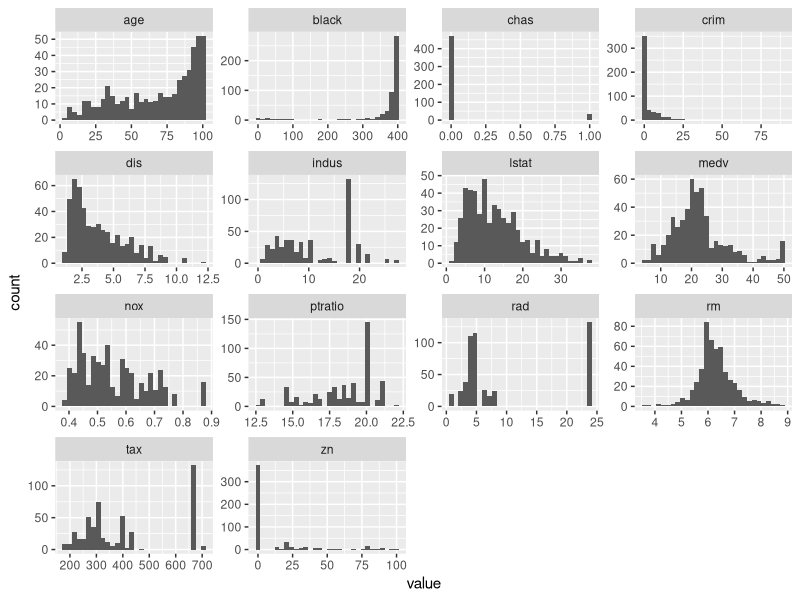
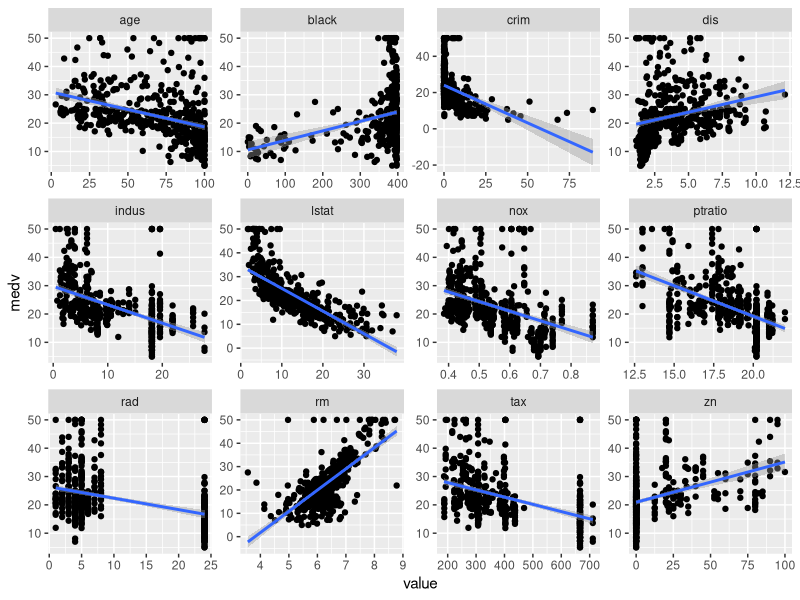
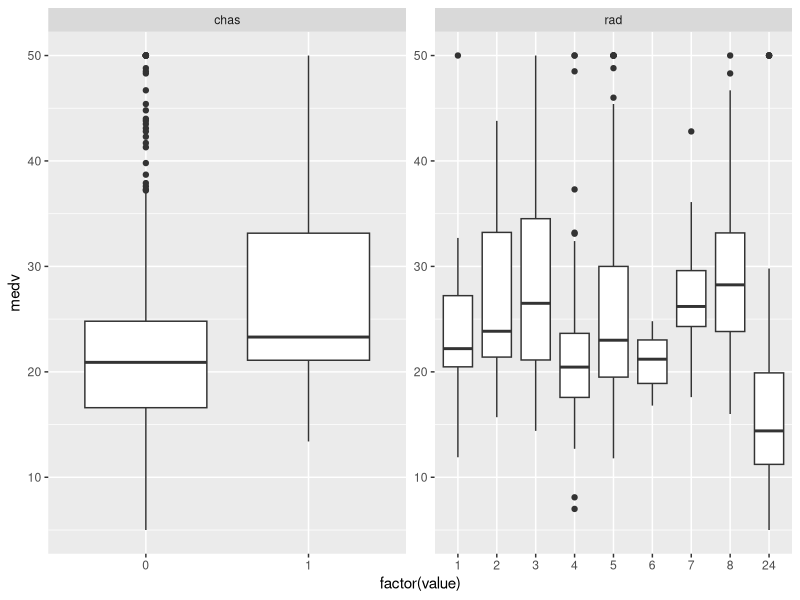
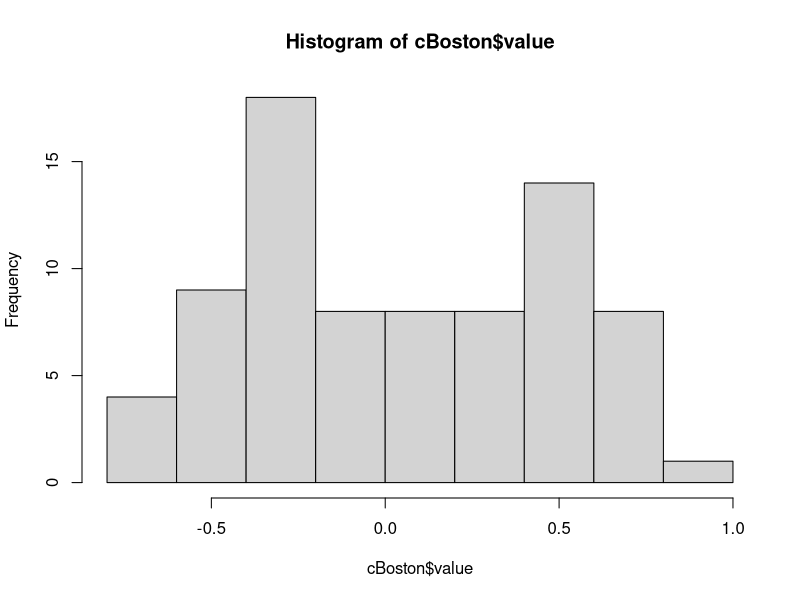
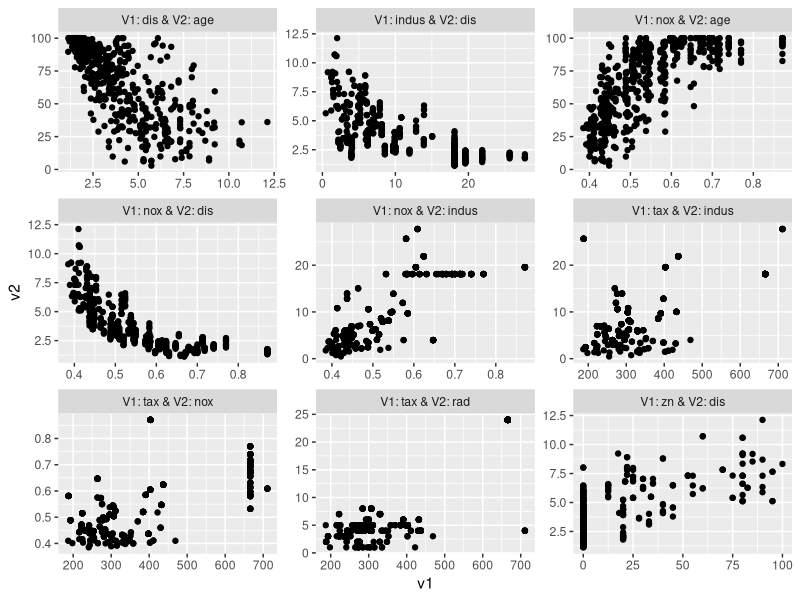

Source code (R) for these figures, in order:
## ---- chunk 1
library(MASS)
library(ggplot2)
library(dplyr)
library(tidyr)
summary(Boston)
## ---- chunk 2
dim(Boston)
## ---- chunk 3
sum(is.na(Boston))
## ---- chunk 4
lBoston <- Boston %>% pivot_longer(everything())
ggplot(lBoston, aes(x = value)) +
  facet_wrap(. ~ name, scales = 'free') +
  geom_histogram()
## ---- chunk 5
l2Boston <- Boston %>% pivot_longer(crim:lstat) %>% filter(name != 'chas')
ggplot(l2Boston, aes(x = value, y = medv)) +
  facet_wrap(. ~ name, scales = 'free') +
  geom_point() +
  geom_smooth(method='lm')
## ---- chunk 6
l3Boston <- Boston %>% pivot_longer(crim:lstat) %>% filter(name %in% c('chas', 'rad'))
ggplot(l3Boston, aes(x = factor(value), y = medv)) +
  facet_wrap(. ~ name, scales = 'free') +
  geom_boxplot()
## ---- chunk 7
cBoston <- data.frame(round(cor(Boston), 2))
cBoston <- cBoston[row.names(cBoston) != 'medv', names(cBoston) != 'medv']
cBoston$metric1 <- row.names(cBoston)
cBoston <- cBoston %>% pivot_longer(crim:lstat)

cBoston <- cBoston %>% 
  filter(metric1 > name) %>%
  arrange(-abs(value))
cBoston$cor_rank <- 1:nrow(cBoston)

hist(cBoston$value)

#ggplot(cBoston, aes(x = metric1, y = name, fill = value)) +
#  geom_tile() +
#  scale_fill_gradient(low = 'blue', high = 'red')
## ---- chunk 8
all_dat <- NULL
cBoston
par(mfrow=c(3,3))
i <- 1
for (i in 1:9){
  var1 <- cBoston$metric1[i]
  var2 <- cBoston$name[i]
  corr <- cBoston$value[i]
  all_dat <- rbind(all_dat, 
  data.frame(v1 = Boston[, var1], v2 = Boston[, var2], 
             corr = corr, 
             lab = paste0('V1: ', var1, ' & V2: ', var2),
             stringsAsFactors = FALSE))
}
print(all_dat)
ggplot(all_dat, aes(x = v1, y = v2))+
  facet_wrap(. ~ lab, scale = 'free') + 
  geom_point()
## ---- chunk 9
simple_mods <- NULL
for (pred_name in names(Boston)[-ncol(Boston)]){
  mod <- lm(paste0('medv ~ ', pred_name), dat = Boston)
  print(summary(mod))
  simple_mods <- rbind(simple_mods,
    data.frame(pred = pred_name,
               intercept = round(mod$coefficients[1], 2),
               slope = round(mod$coefficients[2], 2),
               r2 = round(summary(mod)$r.squared, 2))
  )
}
knitr::kable(simple_mods[order(simple_mods$r2),])
## ---- chunk 10
mod <- lm(medv ~ lstat + crim + zn + indus + chas + nox + rm + age + dis + rad + tax + ptratio + black, data = Boston)
summary(mod)
mod1 <- update(mod, . ~ . - indus)
summary(mod1)
mod2 <- update(mod1, . ~ . - age)
summary(mod2)
names(mod2$coefficients)
## ---- chunk 11
coef_names <- names(mod2$coefficients)
ct <-  # ct is short for coefficient tracker
data.frame(
  name = c(coef_names, 'adjR2', 'Fstat') ,
  m00 = round(c(mod$coefficients[coef_names],
                summary(mod)$adj.r.squared,
                summary(mod)$fstatistic[1]),
              3)
)

get_mod_stats <- function(mod_var){
  mod_coef <- mod_var$coefficients[coef_names]
  mod_coef_norm <- mod_coef / ct$m00[ct$name %in% coef_names]
  round(c(mod_coef_norm,
          summary(mod_var)$adj.r.squared,
          summary(mod_var)$fstatistic[1]),
        3)
}

ct$m01 <- get_mod_stats(mod1) 
ct$m02 <- get_mod_stats(mod2)

row.names(ct) <- NULL
print(ct)
## ---- chunk 12
print(summary(mod2))
## ---- chunk 13
confint(mod2)
## ---- chunk 14
knitr::kable(ct)
